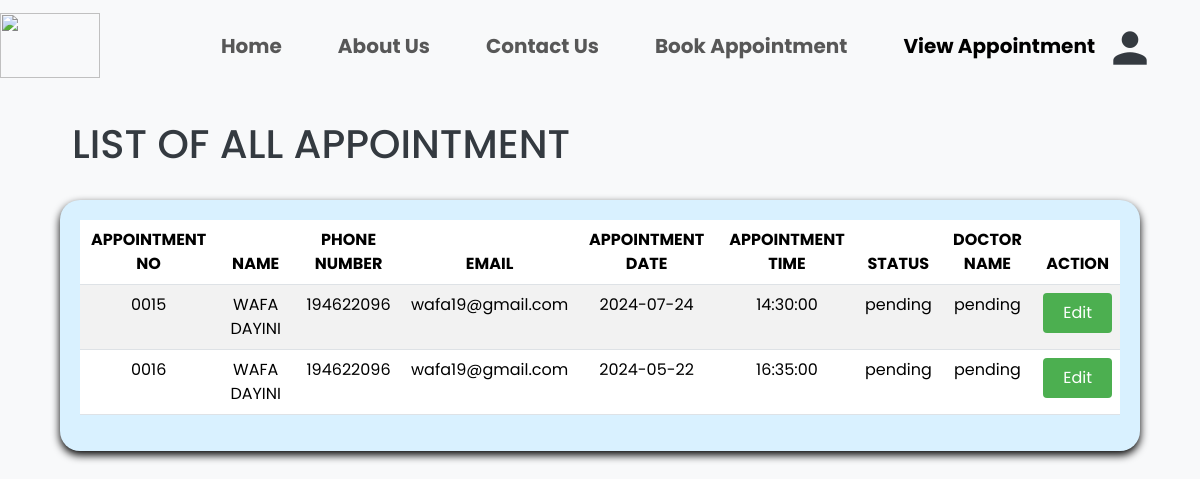
The app's page /viewapt.php (signed in) with its own data.
### tables this page shows
CREATE TABLE IF NOT EXISTS `appointment` (
  `AppointmentNo` varchar(4) NOT NULL DEFAULT '',
  `ID` int(20) NOT NULL,
  `Name` varchar(250) DEFAULT NULL,
  `PhoneNo` int(10) DEFAULT NULL,
  `Email` varchar(250) DEFAULT NULL,
  `AppointmentDate` date DEFAULT NULL,
  `AppointmentTime` time DEFAULT NULL,
  `Symptom` varchar(20) DEFAULT NULL,
  `Message` mediumtext,
  `Status` varchar(250) DEFAULT NULL,
  `Remark` varchar(250) DEFAULT NULL,
  `DocName` varchar(250) DEFAULT NULL
);

### viewapt.php (the view, shortened to what this page needs)
<?php
$Email = $_SESSION['Email'];
$sql = "SELECT * FROM appointment WHERE Email = '$Email'";
$result = mysqli_query($connect, $sql);
if ($result->num_rows > 0) {
    while ($row = $result->fetch_assoc()) {
        echo "<tr>
                <td>" . $row["AppointmentNo"] . "</td>
                <td>" . $row["Name"] . "</td>
                <td>" . $row["PhoneNo"] . "</td>
                <td>" . $row["Email"] . "</td>
                <td>" . $row["AppointmentDate"] . "</td>
                <td>" . $row["AppointmentTime"] . "</td>
                <td>" . $row["Status"] . "</td>
                <td>" . $row["DocName"] . "</td>
                <td>
                    <form method='post' action='editapt.php' >
                        <input type='hidden' name='ID' value='" . $row["Email"] . "'>
                        <input type='submit' value='Edit' class='edit-button'>
                    </form>
                </td>
            </tr>";
    }
} else {
    echo "<tr><td colspan='9'>No records found</td></tr>";
}
$tableRows = ob_get_clean();
?>
<!DOCTYPE html>
<html>
<head>
<link href="css/bootstrap.min.css" rel="stylesheet">
  <link rel="stylesheet" href="https://cdn.datatables.net/1.13.5/css/jquery.dataTables.min.css" />
</head>
<body>
<nav class="navbar fixed-top navbar-light navbar-expand-lg bg-body-tertiary" style="background-color: #87CEEB;font-family: 'Poppins'; font-weight: bold; font-size: 20px;">
   <a class="navbar-brand" href="#">
    <img src="image/LOGO.png" width="100" height="65" alt="">
  </a>
  <div class="container-fluid">
    <div class="collapse navbar-collapse justify-content-center" id="navbarNav">
      <ul class="navbar-nav">
        <li class="nav-item">
          <a class="nav-link" aria-current="page" href="homepage.html">Home</a>
        </li>
        <li class="nav-item">
          <a class="nav-link " href="#">About Us</a>
        </li>
        <li class="nav-item">
          <a class="nav-link " href="#">Contact Us</a>
        </li>
        <li class="nav-item">
          <a class="nav-link" href="booking.php">Book Appointment</a>
        </li>
        <li class="nav-item">
          <a class="nav-link active" href="viewapt.php">View Appointment</a>
        </li>
        <li class="person nav-item">
          <a><i class="material-icons person-icon">person</i></a>
        </li>
      </ul>
    </div>
  </div>
</nav>
  <div class="container" style="margin-top: 120px;">
  <h1>LIST OF ALL APPOINTMENT</h1>
  <br>
    <div class="row justify-content-center center-table" >
      <table class="table table-striped">
      <thead>
              <tr>
                  <th>APPOINTMENT NO</th>
                  <th>NAME</th>
                  <th>PHONE NUMBER</th>
                  <th>EMAIL</th>
                  <th>APPOINTMENT DATE</th>
                  <th>APPOINTMENT TIME</th>
                  <th>STATUS</th>
                  <th>DOCTOR NAME</th>
                  <th>ACTION</th>
              </tr>
          </thead>
          <tbody>
            <?php echo $tableRows; ?>
      </tbody>
  </table>
</div>
</div>
</body>
</html>

### viewapt.php (style rules this page uses)
body { background-color: #F8F9FA; }
body { font-family: 'Poppins', sans-serif; display: flex; background-color: #F8F9FA; color: #343A40; }
.nav-item { margin-left: 20px; margin-right: 20px; }
.center-table { display: flex; justify-content: center; background-color:#D9F1FF; color: #343A40;; border-radius: 20px; padding: 20px 20px; box-shadow: 0 4px 8px rgba(0, 0, 0, 2); text-align: center; }
.container { width: 90%; margin: 0 auto; }
.person { position: absolute; margin-right: 45px; right: 0; }
.person-icon { font-size: 50px; cursor: pointer; }
.edit-button { background-color: #4CAF50; border: none; color: white; padding: 8px 20px; text-align: center; text-decoration: none; display: inline-block; font-size: 16px; border-radius: 4px; cursor: pointer; transition-duration: 0.4s; }

### records on screen
appointment: AppointmentNo "0015", Name "WAFA DAYINI", PhoneNo "194622096", Email "wafa19@gmail.com", AppointmentDate "2024-07-24", AppointmentTime "14:30:00", Status "pending", DocName "pending"
appointment: AppointmentNo "0016", Name "WAFA DAYINI", PhoneNo "194622096", Email "wafa19@gmail.com", AppointmentDate "2024-05-22", AppointmentTime "16:35:00", Status "pending", DocName "pending"
